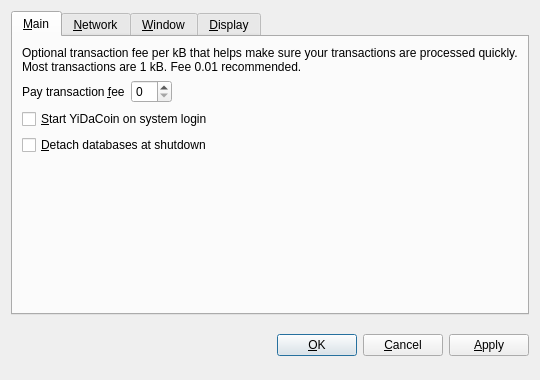
<?xml version="1.0" encoding="UTF-8"?>
<ui version="4.0">
 <class>OptionsDialog</class>
 <widget class="QDialog" name="OptionsDialog">
  <property name="geometry">
   <rect>
    <x>0</x>
    <y>0</y>
    <width>540</width>
    <height>380</height>
   </rect>
  </property>
  <property name="windowTitle">
   <string>Options</string>
  </property>
  <property name="modal">
   <bool>true</bool>
  </property>
  <layout class="QVBoxLayout" name="verticalLayout">
   <item>
    <widget class="QTabWidget" name="tabWidget">
     <property name="tabPosition">
      <enum>QTabWidget::North</enum>
     </property>
     <property name="currentIndex">
      <number>0</number>
     </property>
     <widget class="QWidget" name="tabMain">
      <attribute name="title">
       <string>&amp;Main</string>
      </attribute>
      <layout class="QVBoxLayout" name="verticalLayout_Main">
       <item>
        <widget class="QLabel" name="transactionFeeInfoLabel">
         <property name="text">
          <string>Optional transaction fee per kB that helps make sure your transactions are processed quickly. Most transactions are 1 kB. Fee 0.01 recommended.</string>
         </property>
         <property name="textFormat">
          <enum>Qt::PlainText</enum>
         </property>
         <property name="wordWrap">
          <bool>true</bool>
         </property>
        </widget>
       </item>
       <item>
        <layout class="QHBoxLayout" name="horizontalLayout_Main">
         <item>
          <widget class="QLabel" name="transactionFeeLabel">
           <property name="text">
            <string>Pay transaction &amp;fee</string>
           </property>
           <property name="textFormat">
            <enum>Qt::PlainText</enum>
           </property>
           <property name="buddy">
            <cstring>transactionFee</cstring>
           </property>
          </widget>
         </item>
         <item>
          <widget class="BitcoinAmountField" name="transactionFee"/>
         </item>
         <item>
          <spacer name="horizontalSpacer_Main">
           <property name="orientation">
            <enum>Qt::Horizontal</enum>
           </property>
           <property name="sizeHint" stdset="0">
            <size>
             <width>40</width>
             <height>20</height>
            </size>
           </property>
          </spacer>
         </item>
        </layout>
       </item>
       <item>
        <widget class="QCheckBox" name="bitcoinAtStartup">
         <property name="toolTip">
          <string>Automatically start YiDaCoin after logging in to the system.</string>
         </property>
         <property name="text">
          <string>&amp;Start YiDaCoin on system login</string>
         </property>
        </widget>
       </item>
       <item>
        <widget class="QCheckBox" name="detachDatabases">
         <property name="toolTip">
          <string>Detach block and address databases at shutdown. This means they can be moved to another data directory, but it slows down shutdown. The wallet is always detached.</string>
         </property>
         <property name="text">
          <string>&amp;Detach databases at shutdown</string>
         </property>
        </widget>
       </item>
       <item>
        <spacer name="verticalSpacer_Main">
         <property name="orientation">
          <enum>Qt::Vertical</enum>
         </property>
         <property name="sizeHint" stdset="0">
          <size>
           <width>20</width>
           <height>40</height>
          </size>
         </property>
        </spacer>
       </item>
      </layout>
     </widget>
     <widget class="QWidget" name="tabNetwork">
      <attribute name="title">
       <string>&amp;Network</string>
      </attribute>
      <layout class="QVBoxLayout" name="verticalLayout_Network">
       <item>
        <widget class="QCheckBox" name="mapPortUpnp">
         <property name="toolTip">
          <string>Automatically open the YiDaCoin client port on the router. This only works when your router supports UPnP and it is enabled.</string>
         </property>
         <property name="text">
          <string>Map port using &amp;UPnP</string>
         </property>
        </widget>
       </item>
       <item>
        <widget class="QCheckBox" name="connectSocks">
         <property name="toolTip">
          <string>Connect to the YiDaCoin network through a SOCKS proxy (e.g. when connecting through Tor).</string>
         </property>
         <property name="text">
          <string>&amp;Connect through SOCKS proxy:</string>
         </property>
        </widget>
       </item>
       <item>
        <layout class="QHBoxLayout" name="horizontalLayout_Network">
         <item>
          <widget class="QLabel" name="proxyIpLabel">
           <property name="text">
            <string>Proxy &amp;IP:</string>
           </property>
           <property name="textFormat">
            <enum>Qt::PlainText</enum>
           </property>
           <property name="buddy">
            <cstring>proxyIp</cstring>
           </property>
          </widget>
         </item>
         <item>
          <widget class="QValidatedLineEdit" name="proxyIp">
           <property name="maximumSize">
            <size>
             <width>140</width>
             <height>16777215</height>
            </size>
           </property>
           <property name="toolTip">
            <string>IP address of the proxy (e.g. 127.0.0.1)</string>
           </property>
          </widget>
         </item>
         <item>
          <widget class="QLabel" name="proxyPortLabel">
           <property name="text">
            <string>&amp;Port:</string>
           </property>
           <property name="textFormat">
            <enum>Qt::PlainText</enum>
           </property>
           <property name="buddy">
            <cstring>proxyPort</cstring>
           </property>
          </widget>
         </item>
         <item>
          <widget class="QLineEdit" name="proxyPort">
           <property name="maximumSize">
            <size>
             <width>55</width>
             <height>16777215</height>
            </size>
           </property>
           <property name="toolTip">
            <string>Port of the proxy (e.g. 9050)</string>
           </property>
          </widget>
         </item>
         <item>
          <widget class="QLabel" name="socksVersionLabel">
           <property name="text">
            <string>SOCKS &amp;Version:</string>
           </property>
           <property name="textFormat">
            <enum>Qt::PlainText</enum>
           </property>
           <property name="buddy">
            <cstring>socksVersion</cstring>
           </property>
          </widget>
         </item>
         <item>
          <widget class="QValueComboBox" name="socksVersion">
           <property name="toolTip">
            <string>SOCKS version of the proxy (e.g. 5)</string>
           </property>
          </widget>
         </item>
         <item>
          <spacer name="horizontalSpacer_Network">
           <property name="orientation">
            <enum>Qt::Horizontal</enum>
           </property>
           <property name="sizeHint" stdset="0">
            <size>
             <width>40</width>
             <height>20</height>
            </size>
           </property>
          </spacer>
         </item>
        </layout>
       </item>
       <item>
        <spacer name="verticalSpacer_Network">
         <property name="orientation">
          <enum>Qt::Vertical</enum>
         </property>
         <property name="sizeHint" stdset="0">
          <size>
           <width>20</width>
           <height>40</height>
          </size>
         </property>
        </spacer>
       </item>
      </layout>
     </widget>
     <widget class="QWidget" name="tabWindow">
      <attribute name="title">
       <string>&amp;Window</string>
      </attribute>
      <layout class="QVBoxLayout" name="verticalLayout_Window">
       <item>
        <widget class="QCheckBox" name="minimizeToTray">
         <property name="toolTip">
          <string>Show only a tray icon after minimizing the window.</string>
         </property>
         <property name="text">
          <string>&amp;Minimize to the tray instead of the taskbar</string>
         </property>
        </widget>
       </item>
       <item>
        <widget class="QCheckBox" name="minimizeOnClose">
         <property name="toolTip">
          <string>Minimize instead of exit the application when the window is closed. When this option is enabled, the application will be closed only after selecting Quit in the menu.</string>
         </property>
         <property name="text">
          <string>M&amp;inimize on close</string>
         </property>
        </widget>
       </item>
       <item>
        <spacer name="verticalSpacer_Window">
         <property name="orientation">
          <enum>Qt::Vertical</enum>
         </property>
         <property name="sizeHint" stdset="0">
          <size>
           <width>20</width>
           <height>40</height>
          </size>
         </property>
        </spacer>
       </item>
      </layout>
     </widget>
     <widget class="QWidget" name="tabDisplay">
      <attribute name="title">
       <string>&amp;Display</string>
      </attribute>
      <layout class="QVBoxLayout" name="verticalLayout_Display">
       <item>
        <layout class="QHBoxLayout" name="horizontalLayout_1_Display">
         <item>
          <widget class="QLabel" name="langLabel">
           <property name="text">
            <string>User Interface &amp;language:</string>
           </property>
           <property name="textFormat">
            <enum>Qt::PlainText</enum>
           </property>
           <property name="buddy">
            <cstring>lang</cstring>
           </property>
          </widget>
         </item>
         <item>
          <widget class="QValueComboBox" name="lang">
           <property name="toolTip">
            <string>The user interface language can be set here. This setting will take effect after restarting YiDaCoin.</string>
           </property>
          </widget>
         </item>
        </layout>
       </item>
       <item>
        <layout class="QHBoxLayout" name="horizontalLayout_2_Display">
         <item>
          <widget class="QLabel" name="unitLabel">
           <property name="text">
            <string>&amp;Unit to show amounts in:</string>
           </property>
           <property name="textFormat">
            <enum>Qt::PlainText</enum>
           </property>
           <property name="buddy">
            <cstring>unit</cstring>
           </property>
          </widget>
         </item>
         <item>
          <widget class="QValueComboBox" name="unit">
           <property name="toolTip">
            <string>Choose the default subdivision unit to show in the interface and when sending coins.</string>
           </property>
          </widget>
         </item>
        </layout>
       </item>
       <item>
        <widget class="QCheckBox" name="displayAddresses">
         <property name="toolTip">
          <string>Whether to show YiDaCoin addresses in the transaction list or not.</string>
         </property>
         <property name="text">
          <string>&amp;Display addresses in transaction list</string>
         </property>
        </widget>
       </item>
       <item>
        <spacer name="verticalSpacer_Display">
         <property name="orientation">
          <enum>Qt::Vertical</enum>
         </property>
         <property name="sizeHint" stdset="0">
          <size>
           <width>20</width>
           <height>40</height>
          </size>
         </property>
        </spacer>
       </item>
      </layout>
     </widget>
    </widget>
   </item>
   <item>
    <layout class="QHBoxLayout" name="horizontalLayout_Buttons">
     <item>
      <spacer name="horizontalSpacer_1">
       <property name="orientation">
        <enum>Qt::Horizontal</enum>
       </property>
       <property name="sizeHint" stdset="0">
        <size>
         <width>40</width>
         <height>48</height>
        </size>
       </property>
      </spacer>
     </item>
     <item>
      <widget class="QLabel" name="statusLabel">
       <property name="font">
        <font>
         <weight>75</weight>
         <bold>true</bold>
        </font>
       </property>
       <property name="text">
        <string/>
       </property>
       <property name="textFormat">
        <enum>Qt::PlainText</enum>
       </property>
       <property name="wordWrap">
        <bool>true</bool>
       </property>
      </widget>
     </item>
     <item>
      <spacer name="horizontalSpacer_2">
       <property name="orientation">
        <enum>Qt::Horizontal</enum>
       </property>
       <property name="sizeHint" stdset="0">
        <size>
         <width>40</width>
         <height>48</height>
        </size>
       </property>
      </spacer>
     </item>
     <item>
      <widget class="QPushButton" name="okButton">
       <property name="text">
        <string>&amp;OK</string>
       </property>
      </widget>
     </item>
     <item>
      <widget class="QPushButton" name="cancelButton">
       <property name="text">
        <string>&amp;Cancel</string>
       </property>
       <property name="autoDefault">
        <bool>false</bool>
       </property>
      </widget>
     </item>
     <item>
      <widget class="QPushButton" name="applyButton">
       <property name="text">
        <string>&amp;Apply</string>
       </property>
       <property name="autoDefault">
        <bool>false</bool>
       </property>
      </widget>
     </item>
    </layout>
   </item>
  </layout>
 </widget>
 <customwidgets>
  <customwidget>
   <class>BitcoinAmountField</class>
   <extends>QSpinBox</extends>
   <header>bitcoinamountfield.h</header>
  </customwidget>
  <customwidget>
   <class>QValueComboBox</class>
   <extends>QComboBox</extends>
   <header>qvaluecombobox.h</header>
  </customwidget>
  <customwidget>
   <class>QValidatedLineEdit</class>
   <extends>QLineEdit</extends>
   <header>qvalidatedlineedit.h</header>
  </customwidget>
 </customwidgets>
 <resources/>
 <connections/>
</ui>
